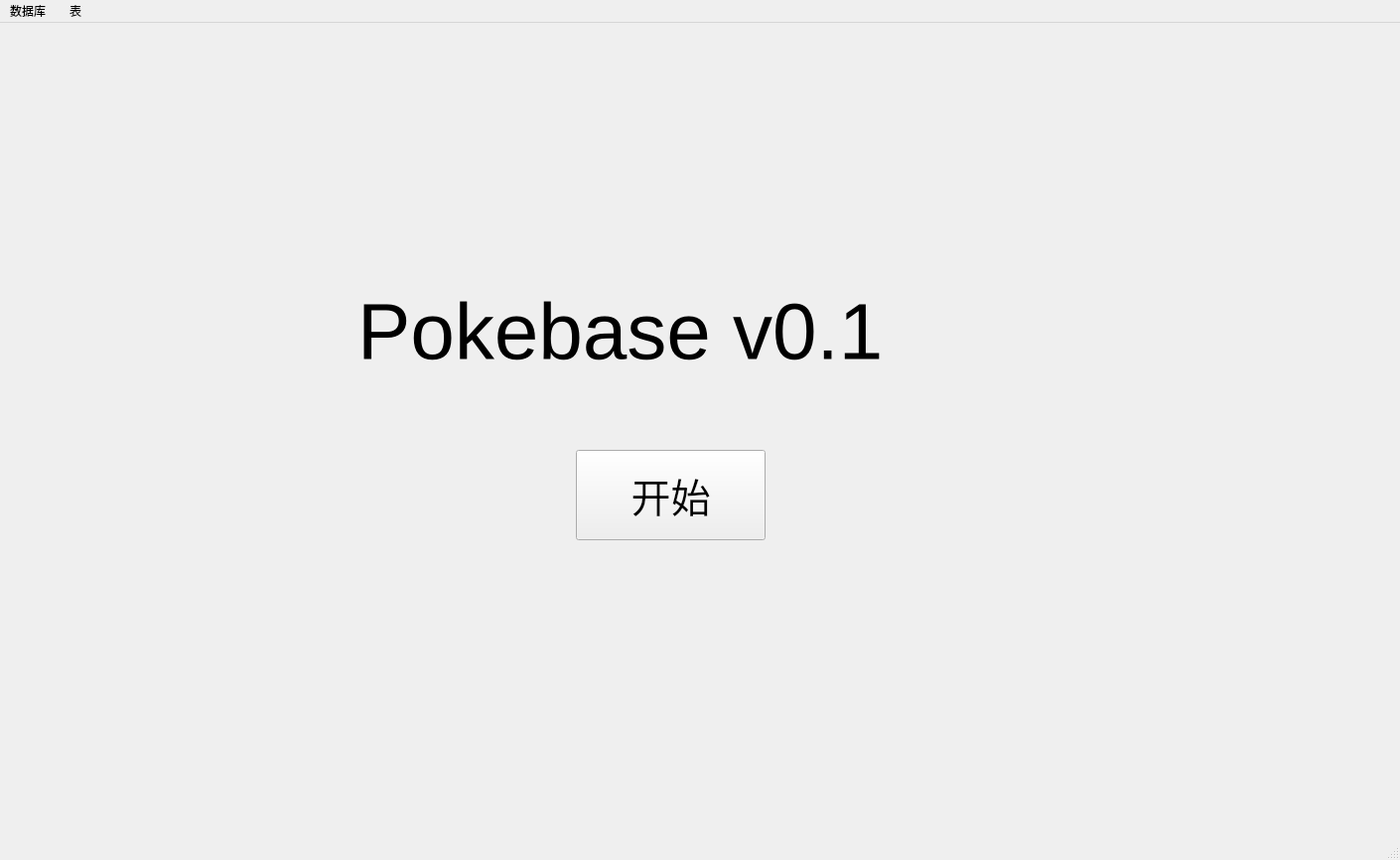
<?xml version="1.0" encoding="UTF-8"?>
<ui version="4.0">
 <class>MainWindow</class>
 <widget class="QMainWindow" name="MainWindow">
  <property name="geometry">
   <rect>
    <x>0</x>
    <y>0</y>
    <width>1410</width>
    <height>866</height>
   </rect>
  </property>
  <property name="windowTitle">
   <string>MainWindow</string>
  </property>
  <widget class="QWidget" name="centralwidget">
   <widget class="QLabel" name="main_label">
    <property name="geometry">
     <rect>
      <x>360</x>
      <y>230</y>
      <width>671</width>
      <height>161</height>
     </rect>
    </property>
    <property name="font">
     <font>
      <pointsize>60</pointsize>
     </font>
    </property>
    <property name="text">
     <string>Pokebase v0.1</string>
    </property>
   </widget>
   <widget class="QPushButton" name="start_btn">
    <property name="geometry">
     <rect>
      <x>580</x>
      <y>430</y>
      <width>191</width>
      <height>91</height>
     </rect>
    </property>
    <property name="font">
     <font>
      <pointsize>30</pointsize>
     </font>
    </property>
    <property name="text">
     <string>开始</string>
    </property>
   </widget>
  </widget>
  <widget class="QMenuBar" name="menubar">
   <property name="geometry">
    <rect>
     <x>0</x>
     <y>0</y>
     <width>1410</width>
     <height>26</height>
    </rect>
   </property>
   <widget class="QMenu" name="database_menu">
    <property name="title">
     <string>数据库</string>
    </property>
    <addaction name="connect_action"/>
    <addaction name="disconnect_action"/>
   </widget>
   <widget class="QMenu" name="table_menu">
    <property name="title">
     <string>   表   </string>
    </property>
    <addaction name="add_action"/>
    <addaction name="delete_action"/>
   </widget>
   <addaction name="database_menu"/>
   <addaction name="table_menu"/>
  </widget>
  <widget class="QStatusBar" name="statusbar"/>
  <action name="connect_action">
   <property name="checkable">
    <bool>true</bool>
   </property>
   <property name="text">
    <string>连接</string>
   </property>
  </action>
  <action name="disconnect_action">
   <property name="checkable">
    <bool>true</bool>
   </property>
   <property name="enabled">
    <bool>false</bool>
   </property>
   <property name="text">
    <string>断开</string>
   </property>
  </action>
  <action name="add_action">
   <property name="checkable">
    <bool>true</bool>
   </property>
   <property name="enabled">
    <bool>false</bool>
   </property>
   <property name="text">
    <string>添加</string>
   </property>
  </action>
  <action name="delete_action">
   <property name="checkable">
    <bool>true</bool>
   </property>
   <property name="enabled">
    <bool>false</bool>
   </property>
   <property name="text">
    <string>删除</string>
   </property>
  </action>
 </widget>
 <resources/>
 <connections/>
</ui>
